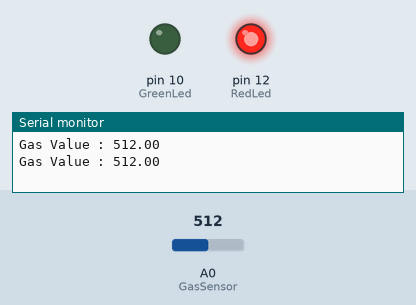
Recording of a sketch running on a simulated Arduino Uno, built with avr-gcc and run on an emulated ATmega328P. Shown: output pins drawn as LEDs (lit = HIGH), the last lines printed to the serial monitor. The test bench sets the inputs (shaded band); at power-on: A0 (GasSensor) = 512.

Above: at 1.8 s.
1.9 s: A0 (GasSensor) set to 30
3.4 s: A0 (GasSensor) set to 25
At 4.7 s:
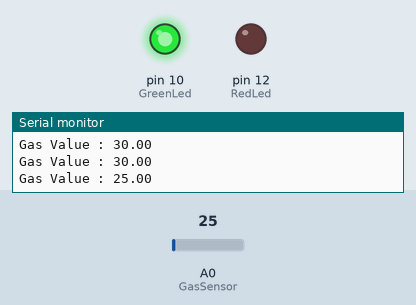
5.5 s: A0 (GasSensor) set to 122
At 6.3 s:
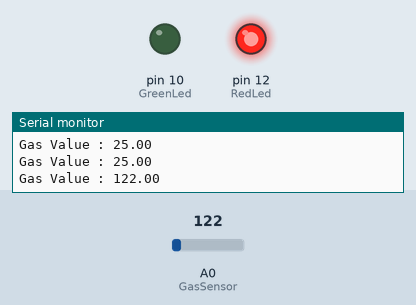
7.5 s: A0 (GasSensor) set to 17
At 9.1 s:
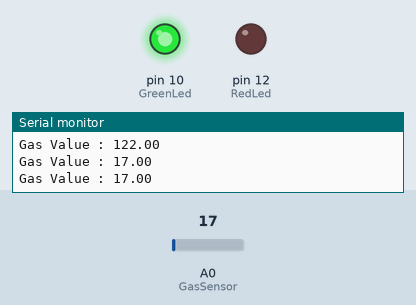
Timing chart, 0 to 10.5 s (numbered marks = the images above; inputs shaded):
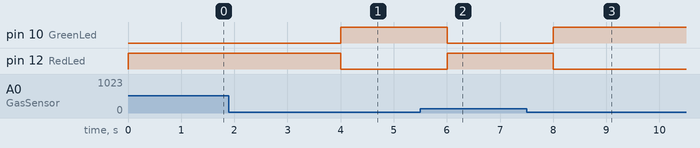

Measured:
- the behaviour switches between 28 and 27 on A0 (GasSensor) (found by bisection; images 0 and 1)
- after the input at 3.4 s, pin 10 (GreenLed): LOW → HIGH after 0.60 s; pin 12 (RedLed): HIGH → LOW after 0.60 s
- after the input at 5.5 s, pin 10 (GreenLed): HIGH → LOW after 0.50 s; pin 12 (RedLed): LOW → HIGH after 0.50 s
- after the input at 7.5 s, pin 10 (GreenLed): LOW → HIGH after 0.51 s; pin 12 (RedLed): HIGH → LOW after 0.51 s

The sketch:

MQ_Alert_LED.ino
```cpp
char GasSensor = A0;
int RedLed = 12;
int GreenLed = 10;

void setup() {
  pinMode(A0, INPUT);
  pinMode(RedLed, OUTPUT);
  pinMode(GreenLed, OUTPUT);
  Serial.begin(9600);

}

void loop() {
  float ThresholdValue = 27;
  float GasValue = analogRead(GasSensor);
  Serial.print("Gas Value : ");
  Serial.println(GasValue);
  if (GasValue > ThresholdValue){
    digitalWrite(RedLed, HIGH);
    digitalWrite(GreenLed, LOW);
  }
  else{
    digitalWrite(RedLed, LOW);
    digitalWrite(GreenLed, HIGH);
  }
  delay(1000);

}
```
